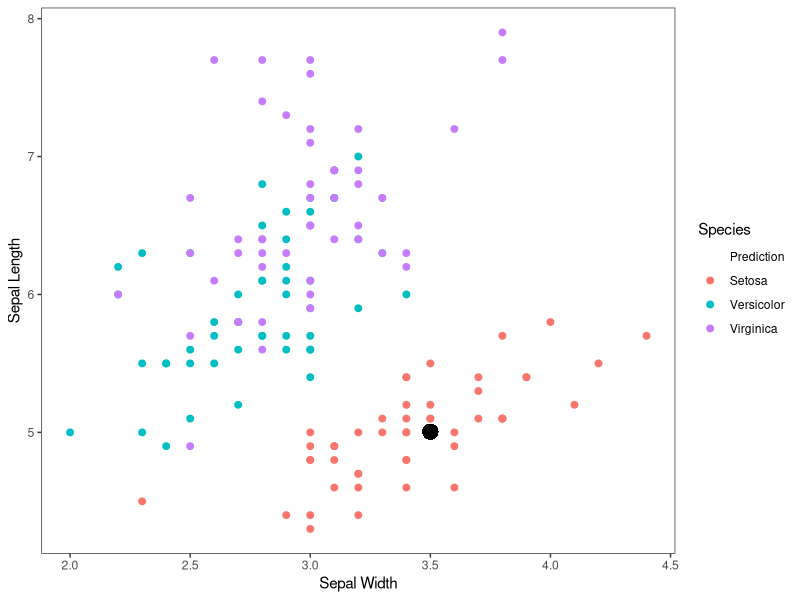

Write the R code that produced this figure.
## ---- chunk 1
knitr::opts_chunk$set(echo = FALSE)
## ---- chunk 2
as.formula(lm(Sepal.Length ~ Sepal.Width +
                Petal.Length + Petal.Width + Species, data = iris))
## ---- chunk 3
mod <- lm(Sepal.Length ~ Sepal.Width + 
            Petal.Length + Petal.Width + 
            Species, data = iris)

pred <- predict(mod, 
                newdata = data.frame(
                  Sepal.Width = 3.5,
                  Petal.Length = 1.4,
                  Petal.Width = 0.2,
                  Species = 'setosa'))

unname(round(pred, 1))
## ---- chunk 4
library(ggplot2)
iris_plot <- ggplot(iris, aes(Sepal.Width, Sepal.Length, color = Species)) +
  geom_point(size = 2) +
  geom_point(aes(x = 3.5, y = pred, colour="black", size = 2), show.legend = F) +
  ylab('Sepal Length') + xlab('Sepal Width') + 
  scale_colour_manual(breaks=c("black", "setosa", "versicolor", "virginica"),
                      labels=c("Prediction", "Setosa", "Versicolor", "Virginica"),
                      values = c('black', '#F8766D', '#00BFC4', '#C77CFF')) +
  theme_bw() +
  theme(panel.grid.major = element_blank(),
        panel.grid.minor = element_blank()) 
           
iris_plot
